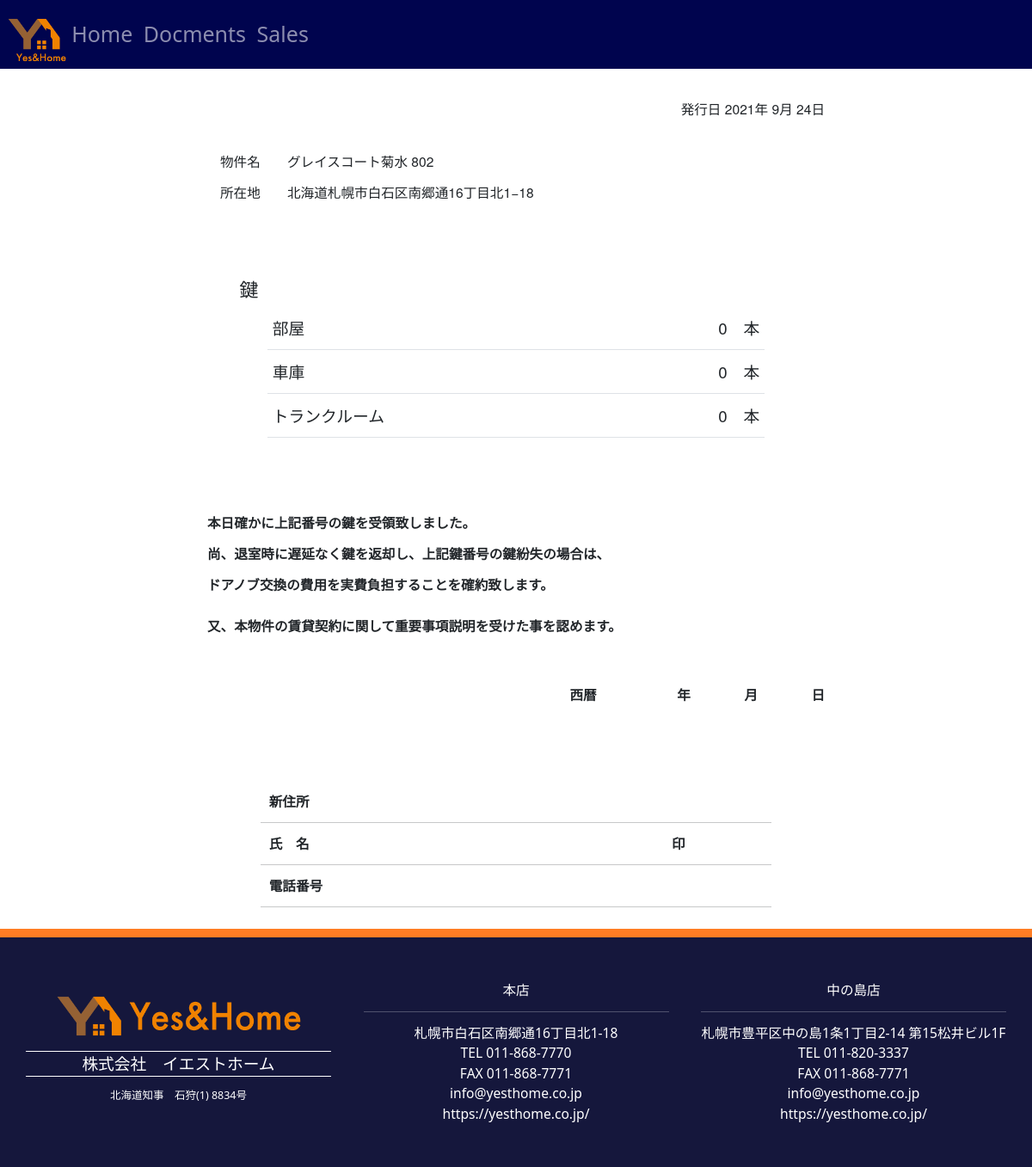
Screenshot of /docs/keyreceipt_print/2/ (signed in) with the database file from the repository.
### docs/models.py (models this page shows, shortened)
class ContractModel(models.Model):
    class Meta:
        verbose_name_plural = '01_契約データ'
    title = models.CharField(verbose_name='契約ID', max_length=100, default='')
    completed = models.BooleanField(verbose_name='完了フラグ', default=False)
    customer = models.ForeignKey(CustomerModel, verbose_name='契約者', on_delete=models.PROTECT)
    property = models.ForeignKey(PropertyModel, verbose_name='物件', on_delete=models.PROTECT)
    corp = models.ForeignKey(CorpModel, verbose_name='担当店舗', on_delete=models.PROTECT, blank=True, null=True, )
    staff = models.ForeignKey(StaffModel, verbose_name='担当者', default='', on_delete=models.PROTECT, blank=True, null=True, )
    kanri = models.ForeignKey(KanriModel, verbose_name='管理会社', on_delete=models.PROTECT)
    trans = models.ForeignKey(TransModel, verbose_name='引越業者', on_delete=models.PROTECT)
    guarant = models.ForeignKey(GuarantModel, verbose_name='保証会社', on_delete=models.PROTECT)
    offerdate = models.DateField(verbose_name='申込日', default=None, blank=True )
    contractdate = models.DateField(verbose_name='契約開始日', auto_now=True,  null=True, )
    occupdate = models.DateField(verbose_name='入居日', default=None, blank=True, null=True, )
    postdate = models.DateField(verbose_name='登録日時', auto_now_add=True, blank=True, null=True)
    update = models.DateField(verbose_name='更新日時', auto_now=True, null=True)
    month1 = models.IntegerField(verbose_name='当月', default=datetime.datetime.today().month, blank=True, null=True,
                                                          )
    month2 = models.PositiveSmallIntegerField(verbose_name='翌月', default=datetime.datetime.today().month+1, blank=True, null=True, )
    shikikin = models.PositiveSmallIntegerField(verbose_name='敷金', default=0, blank=True, null=True, )
    reikin = models.PositiveSmallIntegerField(verbose_name='礼金', default=0, blank=True, null=True, )
    yachin1 = models.PositiveSmallIntegerField(verbose_name='家賃(当月)', default=0, blank=True, null=True, )
    yachin2 = models.PositiveSmallIntegerField(verbose_name='家賃(翌月)', default=0, blank=True, null=True, )
    kyoekihi1 = models.PositiveSmallIntegerField(verbose_name='共益費(当月)', default=0, blank=True, null=True, )
    kyoekihi2 = models.PositiveSmallIntegerField(verbose_name='共益費(翌月)', default=0, blank=True, null=True, )
    chonai1 = models.PositiveSmallIntegerField(verbose_name='町内会費(当月)', default=0, blank=True, null=True, )
    chonai2 = models.PositiveSmallIntegerField(verbose_name='町内会費(翌月)', default=0, blank=True, null=True, )
    kanrihi1 = models.PositiveSmallIntegerField(verbose_name='管理費(当月)', default=0, blank=True, null=True, )
    kanrihi2 = models.PositiveSmallIntegerField(verbose_name='管理費(翌月)', default=0, blank=True, null=True, )
    park1 = models.PositiveSmallIntegerField(verbose_name='駐車場費(当月)', default=0, blank=True, null=True, )
    park2 = models.PositiveSmallIntegerField(verbose_name='駐車場費(翌月)', default=0, blank=True, null=True, )
    item1 = models.CharField(verbose_name='項目1', default='月額保証料', max_length=50, blank=True, null=True, )
    hosyo = models.SmallIntegerField(verbose_name='項目1金額', default=0, blank=True, null=True, )
    item2 = models.CharField(verbose_name='項目2', default='火災保険料', max_length=50, blank=True, null=True, )
    kasai = models.SmallIntegerField(verbose_name='項目2金額', default=0, blank=True, null=True, )
    item3 = models.CharField(verbose_name='項目3', default='仲介手数料', max_length=50, blank=True, null=True, )
    chukai = models.SmallIntegerField(verbose_name='項目3金額', default=0, blank=True, null=True, )
    item4 = models.CharField(verbose_name='項目4', default='清掃料', max_length=50, blank=True, null=True, )
    etc3 = models.SmallIntegerField(verbose_name='項目4金額', default=0, blank=True, null=True, )
    item5 = models.CharField(verbose_name='項目5', default='初回保証委託料', max_length=50, blank=True, null=True, )
    hosyoitaku = models.SmallIntegerField(verbose_name='項目5金額', default=0, blank=True, null=True, )
    item6 = models.CharField(verbose_name='項目6', default='FF分解整備料', max_length=50, blank=True, null=True, )
    ff = models.SmallIntegerField(verbose_name='項目6金額', default=0, blank=True, null=True, )
    item7 = models.CharField(verbose_name='項目7', default='シリンダー交換料', max_length=50, blank=True, null=True, )
    cyrinder = models.SmallIntegerField(verbose_name='項目7金額', default=0, blank=True, null=True, )
    item8 = models.CharField(verbose_name='項目8', default='', max_length=50, blank=True, null=True, )
    item8bill = models.SmallIntegerField(verbose_name='項目8金額', default=0, blank=True, null=True, )
    item9 = models.CharField(verbose_name='項目9', default='', max_length=50, blank=True, null=True, )
    itemb9ill = models.SmallIntegerField(verbose_name='項目9金額', default=0, blank=True, null=True, )
    total = models.PositiveSmallIntegerField(verbose_name='合計金額(税込)', default=None, blank=True, null=True, )
    deposit = models.PositiveSmallIntegerField(verbose_name='手付金', default=0, blank=True, null=True, )
    zankin = models.PositiveSmallIntegerField(verbose_name='差引残金', default=None, blank=True, null=True, )
    limit = models.DateField(verbose_name='差引残金期日', default=None, blank=True, null=True)
    etcitem1 = models.CharField(verbose_name='上記外項目1', default='火災保険料(2年)', max_length=50, blank=True, null=True, )
    etcitem1bill = models.SmallIntegerField(verbose_name='上記外項目1金額', default=0, blank=True, null=True, )
    etcitem2 = models.CharField(verbose_name='上記外項目2', default='ハウスクリーニング料(退去時)', max_length=50, blank=True, null=True, )
    etcitem2bill = models.SmallIntegerField(verbose_name='上記外項目2金額', default=0, blank=True, null=True, )
    etcitem3 = models.CharField(verbose_name='上記外項目3', default='シリンダー交換料(退去時)', max_length=50, blank=True, null=True, )
    etcitem3bill = models.SmallIntegerField(verbose_name='上記外項目3金額', default=0, blank=True, null=True, )
    adbill = models.SmallIntegerField(verbose_name='広告料金額', default=0, blank=True, null=True, )
    doc1 = models.CharField(verbose_name='必要書類1', default='入居者全員住民票(本籍省略)', max_length=50, blank=True, null=True, )
    doc1a = models.BooleanField(verbose_name='必要書類1_契約者', default=False, blank=True, null=True, )
    doc1b = models.BooleanField(verbose_name='必要書類1_同居人', default=False, blank=True, null=True, )
    doc1c = models.BooleanField(verbose_name='必要書類1_連帯保証人', default=False, blank=True, null=True, )
    doc2 = models.CharField(verbose_name='必要書類2', default='入居者全員住民票(本籍記載)', max_length=50, blank=True, null=True, )
    doc2a = models.BooleanField(verbose_name='必要書類2_契約者', default=False, blank=True, null=True, )
    doc2b = models.BooleanField(verbose_name='必要書類2_同居人', default=False, blank=True, null=True, )
    doc2c = models.BooleanField(verbose_name='必要書類2_連帯保証人', default=False, blank=True, null=True, )
    doc3 = models.CharField(verbose_name='必要書類3', default='印鑑証明書', max_length=50, blank=True, null=True, )
    doc3a = models.BooleanField(verbose_name='必要書類3_契約者', default=False, blank=True, null=True, )
    doc3b = models.BooleanField(verbose_name='必要書類3_同居人', default=False, blank=True, null=True, )
    doc3c = models.BooleanField(verbose_name='必要書類3_連帯保証人', default=False, blank=True, null=True, )
    doc4 = models.CharField(verbose_name='必要書類4', default='身分証明書写し', max_length=50, blank=True, null=True, )
    doc4a = models.BooleanField(verbose_name='必要書類4_契約者', default=False, blank=True, null=True, )
    doc4b = models.BooleanField(verbose_name='必要書類4_同居人', default=False, blank=True, null=True, )
    doc4c = models.BooleanField(verbose_name='必要書類4_連帯保証人', default=False, blank=True, null=True, )
    doc5 = models.CharField(verbose_name='必要書類5', default='社会保険証写し', max_length=50, blank=True, null=True, )
    doc5a = models.BooleanField(verbose_name='必要書類5_契約者', default=False, blank=True, null=True, )
    doc5b = models.BooleanField(verbose_name='必要書類5_同居人', default=False, blank=True, null=True, )
    doc5c = models.BooleanField(verbose_name='必要書類5_連帯保証人', default=False, blank=True, null=True, )
    doc6 = models.CharField(verbose_name='必要書類6', default='所得証明書', max_length=50, blank=True, null=True, )
    doc6a = models.BooleanField(verbose_name='必要書類6_契約者', default=False, blank=True, null=True, )
    doc6b = models.BooleanField(verbose_name='必要書類6_同居人', default=False, blank=True, null=True, )
    doc6c = models.BooleanField(verbose_name='必要書類6_連帯保証人', default=False, blank=True, null=True, )
    doc7 = models.CharField(verbose_name='必要書類7', default='車検証写し', max_length=50, blank=True, null=True, )
    doc7a = models.BooleanField(verbose_name='必要書類7_契約者', default=False, blank=True, null=True, )
    doc7b = models.BooleanField(verbose_name='必要書類7_同居人', default=False, blank=True, null=True, )
    doc7c = models.BooleanField(verbose_name='必要書類7_連帯保証人', default=False, blank=True, null=True, )
    doc8 = models.CharField(verbose_name='必要書類8', default='学生証写し', max_length=50, blank=True, null=True, )
    doc8a = models.BooleanField(verbose_name='必要書類8_契約者', default=False, blank=True, null=True, )
    doc8b = models.BooleanField(verbose_name='必要書類8_同居人', default=False, blank=True, null=True, )
    doc8c = models.BooleanField(verbose_name='必要書類8_連帯保証人', default=False, blank=True, null=True, )
    doc9 = models.CharField(verbose_name='必要書類9', default='在籍証明書', max_length=50, blank=True, null=True, )
    doc9a = models.BooleanField(verbose_name='必要書類9_契約者', default=False, blank=True, null=True, )
    doc9b = models.BooleanField(verbose_name='必要書類9_同居人', default=False, blank=True, null=True, )
    doc9c = models.BooleanField(verbose_name='必要書類9_連帯保証人', default=False, blank=True, null=True, )
    doca = models.CharField(verbose_name='必要書類10', default='内定通知書', max_length=50, blank=True, null=True, )
    docaa = models.BooleanField(verbose_name='必要書類10_契約者', default=False, blank=True, null=True, )
    docab = models.BooleanField(verbose_name='必要書類10_同居人', default=False, blank=True, null=True, )
    docac = models.BooleanField(verbose_name='必要書類10_連帯保証人', default=False, blank=True, null=True, )
    docb = models.CharField(verbose_name='必要書類11', default='合格通知書', max_length=50, blank=True, null=True, )
    docba = models.BooleanField(verbose_name='必要書類11_契約者', default=False, blank=True, null=True, )
    docbb = models.BooleanField(verbose_name='必要書類11_同居人', default=False, blank=True, null=True, )
    docbc = models.BooleanField(verbose_name='必要書類11_連帯保証人', default=False, blank=True, null=True, )
    remarks = models.TextField(verbose_name='特記事項', blank=True, null=True, default='')
    jsdate = models.DateField(verbose_name='重説実施日', default=None, blank=True, null=True,  )
    zanmuremarks = models.TextField(verbose_name='残務処理特記事項', blank=True, null=True, default='')
    reportdoc = models.TextField(verbose_name='契約関係書類報告書　添付書類', blank=True, null=True, \
        default='・入居申込書\n・契約書コピー（別紙特約、覚書等）\n・重説控え（原本）\n・保証会社申込書（身分証明書等含）\n・保証会社承認通知書\n・保証会社契約書控え（コピー）\n・鍵受領書\n・')
    reportremarks = models.TextField(verbose_name='契約関係書類報告書　備考', blank=True, null=True, default='')
    key1 = models.PositiveSmallIntegerField(verbose_name='鍵本数(部屋)', default=1, blank=True, null=True, )
    key2 = models.PositiveSmallIntegerField(verbose_name='鍵本数(車庫)', default=0, blank=True, null=True, )
    key3 = models.PositiveSmallIntegerField(verbose_name='鍵本数(トランクルーム)', default=0, blank=True, null=True, )
    transdate = models.TextField(verbose_name='引越連絡希望日', default='第1希望 月　日　:  ～　: \n\n第2希望 月　日　:  ～　: \n\n第3希望 月　日　:  ～　: ', blank=True, null=True,  )
    transremarks = models.TextField(verbose_name='引越見積依頼書　備考', default='', blank=True, null=True,  )
    kanridoc = models.TextField(verbose_name='管理会社宛FAX　本文', blank=True, null=True,
        default='拝啓　時下益々ご清栄のこととお慶び申し上げます。\n\nいつもお世話になっております。\n\n表記物件の入居申込書を送付致します。\n\n（送信枚数　本紙を含め　　枚）\n\n【備考】\n\n', )
    receipt_atena = models.CharField(verbose_name='領収書　宛名', default='', max_length=50, blank=True, null=True, )
    receipt_meimo = models.CharField(verbose_name='領収書　但し書き', default='', max_length=50, blank=True, null=True, )
    receipt_total = models.PositiveSmallIntegerField(verbose_name='領収書　合計金額', default=0, blank=True, null=True, )
    receiptremarks1 = models.TextField(verbose_name='領収書　備考', default='', blank=True, null=True,  )
    azukari_atena = models.CharField(verbose_name='預り証　宛名', default='', max_length=50, blank=True, null=True, )
    azukari_meimo = models.CharField(verbose_name='預り証　但し書き', default='', max_length=50, blank=True, null=True, )
    azukari_total = models.PositiveSmallIntegerField(verbose_name='預り証　合計金額', default=0, blank=True, null=True, )
    azukari_remarks2 = models.TextField(verbose_name='預り証　備考', default='', blank=True, null=True,  )

class PropertyModel(models.Model):
    class Meta:
        verbose_name_plural = '12_物件データ'
    propertyname = models.CharField(verbose_name='物件名', max_length=100, default='')
    completed = models.BooleanField(verbose_name='完了フラグ', default=False)
    address = models.CharField(verbose_name='住所', default='', blank=True, null=True, max_length=100)
    room = models.CharField(verbose_name='部屋番号', default='', max_length=10, blank=True, null=True, )
    madori = models.CharField(verbose_name='間取り', default='', max_length=10, blank=True, null=True, )
    floor = models.PositiveSmallIntegerField(verbose_name='階数', default='', blank=True, null=True, )
    contractCategory=models.CharField(verbose_name='契約種別', default='', blank=True, null=True, max_length=10, choices=(('Rent', '賃貸'), ('Trade','売買'), ('Other', 'その他')))
    remarks = models.TextField(verbose_name='特記事項', blank=True, null=True, default='特記なし')
    postdate = models.DateField(verbose_name='登録日時', auto_now_add=True, null=True)
    update = models.DateField(verbose_name='更新日時', auto_now=True, null=True)

### docs/views.py (the view)
# urls.py: path("keyreceipt_print/<int:contract_id>/", views.keyreceipt_print, name="keyreceipt_print"),
@login_required
def keyreceipt_print(request, contract_id):
    contract = get_object_or_404(ContractModel, pk=contract_id)
    return render(request, 'keyreceipt_print.html',
                  {'contract': contract})

### templates/keyreceipt_print.html (shortened to what this page needs)
{% extends 'base.html' %}
{% load static %}
{% block content %}
<main class="flex-shrink-0 py-0 px-6">
   <div class="container p-0 mt-5">
      <h1 class="text-center">契約書控え兼一般物件　　鍵受領書</h1>
  </div>
  <div class="container p-0 mt-6">
    <p class="lead text-end">発行日 {% now "Y年 n月 j日" %}</p>
  </div>
  <div class="container px-6 py-0 mt-5">
    <dl class="row" style="font-size: 1.25rem;">
      <p class="col-sm-12">物件名　　{{ contract.property.propertyname }} {{ contract.property.room }}</p>
      <p class="col-sm-12">所在地　　{{ contract.property.address }}</p>
    </dl>
  </div>
  <div class="container p-5 mt-5">
    <h3 class="mt-0">鍵</h3>
    <table class="table px-6" style="width: 90%; font-size: 1.5rem; line-height: 200%; margin-right: auto; margin-left: auto;">
      <tbody>
        <tr>
          <td colspan="2">部屋</td>
          <td><div class='text-end'>{{ contract.key1 }}　本　　　　　　　</div></td>
        </tr>
        <tr>
          <td colspan="2">車庫</td>
          <td><div class='text-end'>{{ contract.key2 }}　本　　　　　　　</div></td>
        </tr>
        <tr>
          <td colspan="2">トランクルーム</td>
          <td><div class='text-end'>{{ contract.key3 }}　本　　　　　　　</div></td>
        </tr>
      </tbody>
    </table>
  </div>
  <div class="container p-0 mt-5" style="border: solid 0px;">
        <strong>
            <dl class="row " style="font-size: 1.25rem;">
              <p class="col-sm-12">本日確かに上記番号の鍵を受領致しました。</p>
              <p class="col-sm-12">尚、退室時に遅延なく鍵を返却し、上記鍵番号の鍵紛失の場合は、</p>
              <p class="col-sm-12">ドアノブ交換の費用を実費負担することを確約致します。</p>
              <p class="col-sm-12">又、本物件の賃貸契約に関して重要事項説明を受けた事を認めます。</p>
            </dl>
         </strong>
         <br>
         <strong>
          <dl class="row text-end" style="font-size: 1.25rem;">
            <p class="col-sm-12">西暦　　　　　　年　　　　月　　　　日</p>
          </dl>
       </strong>
      </div>
      <br>
      <br>
      <div class="container p-0 mt-5" style="border: solid 0px;width: 80%;">
        <strong>
        <dl class="row " style="font-size: 1.25rem;">
          <p class="col-sm-12">新住所</p>
          <hr>
          <p class="col-sm-12">氏　名　　　　　　　　　　　　　　　　　　　　　　　　　　　印</p>
          <hr>
          <p class="col-sm-12">電話番号</p>
          <hr>
        </dl>
     </strong>
  </div>
</main>
{% endblock content %}

### rows the page displays
ContractModel: property.propertyname "グレイスコート菊水", property.room "802", property.address "北海道札幌市白石区南郷通16丁目北1−18", key1 "0", key2 "0", key3 "0"
